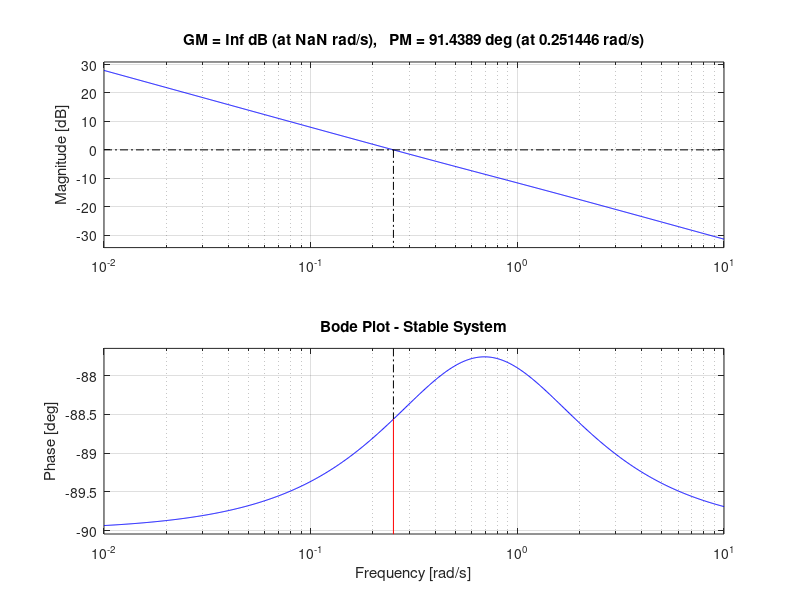
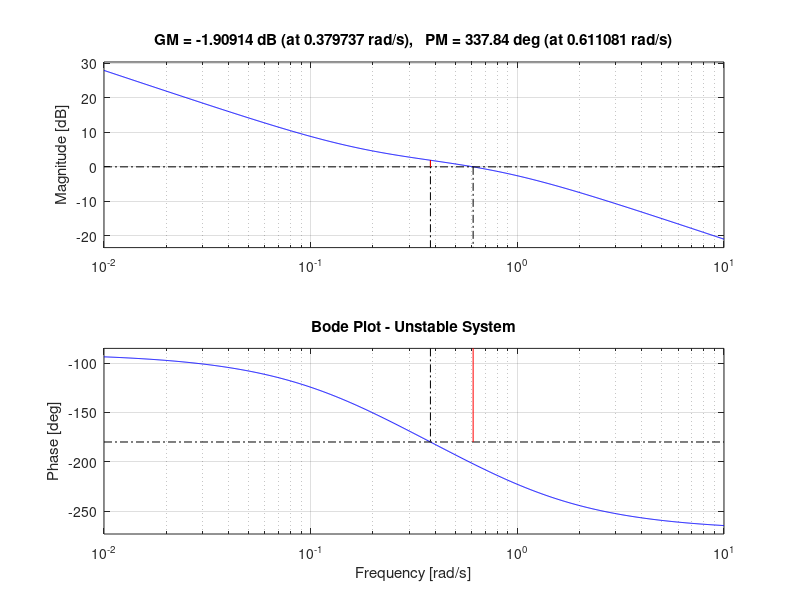

Here is the MATLAB script that generated these plots, in order:
% 2022E048 
% BANDARA H.G.T.D.
% EC 5030 – CONTROL SYSTEMS 
%% PART 4: Bode plot stability margins for PD controller
clc; clear; close all;
a = 8.9824; b = 0.7210;
G = tf(a, [1, b, 0]);
Kp = 0.02;
Kd_stable = 0.03;
Kd_unstable = -0.1;

C_stable = tf([Kd_stable Kp], [1]);
C_unstable = tf([Kd_unstable Kp], [1]);
L_stable = series(C_stable, G);
L_unstable = series(C_unstable, G);

figure; margin(L_stable); grid on; title('Bode Plot - Stable System');
figure; margin(L_unstable); grid on; title('Bode Plot - Unstable System');

[GM_stable, PM_stable, w_gc_stable, w_pc_stable] = margin(L_stable);
[GM_unstable, PM_unstable, w_gc_unstable, w_pc_unstable] = margin(L_unstable);

fprintf('Stable: GM=%.2f dB, PM=%.2f deg\n', 20*log10(GM_stable), PM_stable);
fprintf('Unstable: GM=%.2f dB, PM=%.2f deg\n', 20*log10(GM_unstable), PM_unstable);
